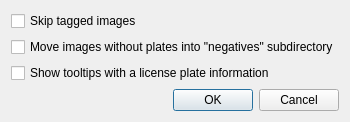
<?xml version="1.0" encoding="UTF-8"?>
<ui version="4.0">
 <class>Options</class>
 <widget class="QDialog" name="Options">
  <property name="geometry">
   <rect>
    <x>0</x>
    <y>0</y>
    <width>316</width>
    <height>116</height>
   </rect>
  </property>
  <property name="windowTitle">
   <string>Preferences</string>
  </property>
  <layout class="QGridLayout" name="gridLayout">
   <item row="3" column="0">
    <spacer name="verticalSpacer">
     <property name="orientation">
      <enum>Qt::Vertical</enum>
     </property>
     <property name="sizeHint" stdset="0">
      <size>
       <width>20</width>
       <height>4</height>
      </size>
     </property>
    </spacer>
   </item>
   <item row="0" column="0">
    <widget class="QCheckBox" name="checkSkipTagged">
     <property name="text">
      <string>Skip tagged images</string>
     </property>
    </widget>
   </item>
   <item row="1" column="0">
    <widget class="QCheckBox" name="checkMove">
     <property name="text">
      <string>Move images without plates into &quot;negatives&quot; subdirectory</string>
     </property>
    </widget>
   </item>
   <item row="4" column="0">
    <widget class="QDialogButtonBox" name="buttonBox">
     <property name="orientation">
      <enum>Qt::Horizontal</enum>
     </property>
     <property name="standardButtons">
      <set>QDialogButtonBox::Cancel|QDialogButtonBox::Ok</set>
     </property>
    </widget>
   </item>
   <item row="2" column="0">
    <widget class="QCheckBox" name="checkTooltips">
     <property name="text">
      <string>Show tooltips with a license plate information</string>
     </property>
    </widget>
   </item>
  </layout>
 </widget>
 <resources/>
 <connections>
  <connection>
   <sender>buttonBox</sender>
   <signal>accepted()</signal>
   <receiver>Options</receiver>
   <slot>slotAccept()</slot>
   <hints>
    <hint type="sourcelabel">
     <x>248</x>
     <y>254</y>
    </hint>
    <hint type="destinationlabel">
     <x>157</x>
     <y>274</y>
    </hint>
   </hints>
  </connection>
  <connection>
   <sender>buttonBox</sender>
   <signal>rejected()</signal>
   <receiver>Options</receiver>
   <slot>reject()</slot>
   <hints>
    <hint type="sourcelabel">
     <x>316</x>
     <y>260</y>
    </hint>
    <hint type="destinationlabel">
     <x>286</x>
     <y>274</y>
    </hint>
   </hints>
  </connection>
 </connections>
 <slots>
  <slot>slotAccept()</slot>
 </slots>
</ui>
